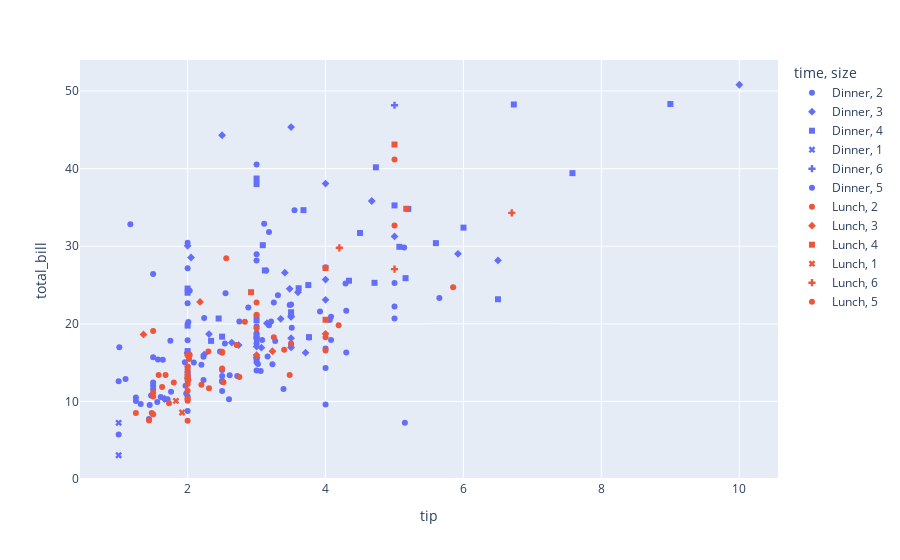

Notebook code cell kept with this figure:
### Code cell
# hover 
px.scatter(data_frame=df,x='tip',y='total_bill',symbol='size',color='time', hover_name='sex', hover_data=['size', 'day', 'time'])

### Figure 1 — Plotly figure (JSON) as saved in the notebook; plotly's stock layout.template omitted (floating-point values rounded to 4 significant figures; data arrays with more than 128 entries replaced by an {"elided": "..."} marker saying what was removed)
{"data": [{"customdata": {"elided": "104x3 mixed values"}, "hovertemplate": "<b>%{hovertext}</b><br><br>time=%{customdata[2]}<br>size=%{customdata[0]}<br>tip=%{x}<br>total_bill=%{y}<br>day=%{customdata[1]}<extra></extra>", "hovertext": ["Female", "Male", "Male", "Male", "Male", "Male", "Male", "Female", "Male", "Male", "Female", "Female", "Male", "Male", "Male", "Male", "Female", "Male", "Female", "Male", "Male", "Male", "Male", "Male", "Male", "Male", "Male", "Female", "Male", "Male", "Female", "Male", "Male", "Male", "Male", "Female", "Male", "Male", "Male", "Female", "Female", "Female", "Male", "Male", "Male", "Male", "Female", "Female", "Female", "Male", "Male", "Male", "Male", "Female", "Female", "Female", "Female", "Male", "Male", "Male", "Male", "Female", "Male", "Male", "Female", "Male", "Male", "Female", "Male", "Male", "Female", "Male", "Female", "Female", "Male", "Male", "Male", "Male", "Male", "Male", "Male", "Female", "Male", "Male", "Male", "Male", "Male", "Female", "Female", "Female", "Male", "Male", "Male", "Female", "Male", "Male", "Male", "Male", "Male", "Male", "Female", "Male", "Male", "Female"], "legendgroup": "Dinner, 2", "marker": {"color": "#636efa", "symbol": "circle"}, "mode": "markers", "name": "Dinner, 2", "orientation": "v", "showlegend": true, "type": "scatter", "x": [1.01, 3.31, 2, 1.96, 3.23, 1.71, 1.57, 3.02, 3.92, 4.08, 2.75, 2.23, 3.18, 2, 2, 4.3, 3, 1.45, 3, 3.27, 2.54, 3.06, 1.32, 3, 5, 3, 2.5, 2.6, 1.56, 3.51, 1.5, 1.76, 3.21, 2, 1.98, 2.47, 2.01, 2.09, 1.97, 3.14, 5, 2.2, 1.25, 3.08, 3, 3.5, 1, 4.3, 3.25, 4, 1.5, 3, 1.5, 2.5, 3, 3.48, 4.08, 1.64, 4.06, 4.29, 3.76, 4, 3, 2.55, 3.5, 2.5, 2, 2.61, 2.5, 2, 3, 2.24, 1.61, 2, 3.16, 5.15, 3.18, 4, 3.11, 2, 2, 4, 3.55, 5.65, 3, 1.5, 2.03, 2.23, 2.5, 1.1, 1.5, 1.44, 2.72, 2.88, 3.39, 1.47, 3, 1.25, 1, 1.17, 2, 2, 1.75, 3], "xaxis": "x", "y": [16.99, 23.68, 8.77, 15.04, 14.78, 10.27, 15.42, 14.83, 21.58, 17.92, 20.29, 15.77, 19.82, 13.37, 12.69, 21.7, 19.65, 9.55, 15.06, 17.78, 17.46, 13.94, 9.68, 18.29, 22.23, 18.04, 12.54, 10.29, 9.94, 19.49, 26.41, 11.24, 20.29, 13.81, 11.02, 16.45, 20.23, 15.01, 12.02, 26.86, 25.28, 14.73, 10.51, 17.92, 28.97, 22.49, 5.75, 16.32, 22.75, 27.28, 12.03, 21.01, 12.46, 11.35, 15.38, 22.42, 20.92, 15.36, 20.49, 25.21, 18.24, 14.31, 14, 23.95, 17.31, 14.07, 13.13, 13.39, 12.66, 13.81, 17.51, 20.76, 10.59, 10.63, 15.81, 7.25, 31.85, 16.82, 32.9, 17.89, 14.48, 9.6, 34.63, 23.33, 40.55, 15.69, 24.27, 12.76, 13.27, 12.9, 11.59, 7.74, 13.28, 22.12, 11.61, 10.77, 15.53, 10.07, 12.6, 32.83, 27.18, 22.67, 17.82, 18.78], "yaxis": "y"}, {"customdata": [[3, "Sun", "Dinner"], [3, "Sun", "Dinner"], [3, "Sun", "Dinner"], [3, "Sun", "Dinner"], [3, "Sun", "Dinner"], [3, "Sat", "Dinner"], [3, "Sat", "Dinner"], [3, "Sat", "Dinner"], [3, "Sat", "Dinner"], [3, "Sat", "Dinner"], [3, "Sat", "Dinner"], [3, "Sat", "Dinner"], [3, "Sun", "Dinner"], [3, "Sat", "Dinner"], [3, "Sat", "Dinner"], [3, "Sat", "Dinner"], [3, "Sat", "Dinner"], [3, "Sun", "Dinner"], [3, "Sun", "Dinner"], [3, "Sun", "Dinner"], [3, "Sun", "Dinner"], [3, "Sun", "Dinner"], [3, "Sat", "Dinner"], [3, "Sun", "Dinner"], [3, "Sun", "Dinner"], [3, "Sun", "Dinner"], [3, "Sun", "Dinner"], [3, "Sat", "Dinner"], [3, "Sat", "Dinner"], [3, "Sat", "Dinner"], [3, "Sat", "Dinner"], [3, "Sat", "Dinner"], [3, "Sat", "Dinner"]], "hovertemplate": "<b>%{hovertext}</b><br><br>time=%{customdata[2]}<br>size=%{customdata[0]}<br>tip=%{x}<br>total_bill=%{y}<br>day=%{customdata[1]}<extra></extra>", "hovertext": ["Male", "Male", "Female", "Male", "Female", "Male", "Male", "Male", "Female", "Male", "Male", "Male", "Male", "Male", "Male", "Female", "Female", "Male", "Female", "Male", "Female", "Male", "Male", "Male", "Female", "Female", "Male", "Male", "Male", "Female", "Male", "Female", "Male"], "legendgroup": "Dinner, 3", "marker": {"color": "#636efa", "symbol": "diamond"}, "mode": "markers", "name": "Dinner, 3", "orientation": "v", "showlegend": true, "type": "scatter", "x": [1.66, 3.5, 1.67, 3.71, 3.5, 3.35, 3.6, 2, 3.07, 2.31, 5, 2.24, 2.05, 2.64, 3.15, 3, 2.5, 4, 4, 2.74, 2, 3.48, 10, 3.5, 3.5, 3.5, 4, 3.41, 2, 6.5, 3, 4.67, 5.92], "xaxis": "x", "y": [10.34, 21.01, 10.33, 16.29, 16.97, 20.65, 24.06, 16.31, 16.93, 18.69, 31.27, 16.04, 28.55, 17.59, 20.08, 17.07, 44.3, 38.07, 25.71, 17.26, 16.21, 24.52, 50.81, 45.35, 20.9, 18.15, 23.1, 26.59, 30.06, 28.17, 15.69, 35.83, 29.03], "yaxis": "y"}, {"customdata": [[4, "Sun", "Dinner"], [4, "Sun", "Dinner"], [4, "Sun", "Dinner"], [4, "Sun", "Dinner"], [4, "Sun", "Dinner"], [4, "Sat", "Dinner"], [4, "Sat", "Dinner"], [4, "Sat", "Dinner"], [4, "Sat", "Dinner"], [4, "Sun", "Dinner"], [4, "Sun", "Dinner"], [4, "Sun", "Dinner"], [4, "Sun", "Dinner"], [4, "Sat", "Dinner"], [4, "Sat", "Dinner"], [4, "Sat", "Dinner"], [4, "Fri", "Dinner"], [4, "Sun", "Dinner"], [4, "Sun", "Dinner"], [4, "Sun", "Dinner"], [4, "Sun", "Dinner"], [4, "Sun", "Dinner"], [4, "Sun", "Dinner"], [4, "Sun", "Dinner"], [4, "Sun", "Dinner"], [4, "Sun", "Dinner"], [4, "Sat", "Dinner"], [4, "Sat", "Dinner"], [4, "Sat", "Dinner"], [4, "Sat", "Dinner"], [4, "Sat", "Dinner"], [4, "Sat", "Dinner"]], "hovertemplate": "<b>%{hovertext}</b><br><br>time=%{customdata[2]}<br>size=%{customdata[0]}<br>tip=%{x}<br>total_bill=%{y}<br>day=%{customdata[1]}<extra></extra>", "hovertext": ["Female", "Male", "Male", "Female", "Male", "Male", "Male", "Male", "Female", "Male", "Male", "Female", "Male", "Male", "Male", "Male", "Male", "Male", "Male", "Male", "Female", "Male", "Male", "Male", "Male", "Male", "Male", "Male", "Male", "Female", "Male", "Male"], "legendgroup": "Dinner, 4", "marker": {"color": "#636efa", "symbol": "square"}, "mode": "markers", "name": "Dinner, 4", "orientation": "v", "showlegend": true, "type": "scatter", "x": [3.61, 4.71, 3.12, 5, 3, 7.58, 2.34, 2.5, 2.45, 5.6, 6, 5.2, 4.34, 3, 6.73, 3.76, 4.73, 5.07, 2, 2, 3.75, 2, 3.5, 4.5, 3.68, 6.5, 3, 5.16, 9, 3.09, 3, 2], "xaxis": "x", "y": [24.59, 25.29, 26.88, 35.26, 18.43, 39.42, 17.81, 18.35, 20.69, 30.4, 32.4, 34.81, 25.56, 38.01, 48.27, 18.29, 40.17, 29.93, 24.55, 19.77, 25, 16.49, 21.5, 31.71, 34.65, 23.17, 38.73, 25.89, 48.33, 30.14, 20.45, 24.01], "yaxis": "y"}, {"customdata": [[1, "Sat", "Dinner"], [1, "Sat", "Dinner"]], "hovertemplate": "<b>%{hovertext}</b><br><br>time=%{customdata[2]}<br>size=%{customdata[0]}<br>tip=%{x}<br>total_bill=%{y}<br>day=%{customdata[1]}<extra></extra>", "hovertext": ["Female", "Female"], "legendgroup": "Dinner, 1", "marker": {"color": "#636efa", "symbol": "x"}, "mode": "markers", "name": "Dinner, 1", "orientation": "v", "showlegend": true, "type": "scatter", "x": [1, 1], "xaxis": "x", "y": [3.07, 7.25], "yaxis": "y"}, {"customdata": [[6, "Sun", "Dinner"]], "hovertemplate": "<b>%{hovertext}</b><br><br>time=%{customdata[2]}<br>size=%{customdata[0]}<br>tip=%{x}<br>total_bill=%{y}<br>day=%{customdata[1]}<extra></extra>", "hovertext": ["Male"], "legendgroup": "Dinner, 6", "marker": {"color": "#636efa", "symbol": "cross"}, "mode": "markers", "name": "Dinner, 6", "orientation": "v", "showlegend": true, "type": "scatter", "x": [5], "xaxis": "x", "y": [48.17], "yaxis": "y"}, {"customdata": [[5, "Sun", "Dinner"], [5, "Sun", "Dinner"], [5, "Sun", "Dinner"], [5, "Sat", "Dinner"]], "hovertemplate": "<b>%{hovertext}</b><br><br>time=%{customdata[2]}<br>size=%{customdata[0]}<br>tip=%{x}<br>total_bill=%{y}<br>day=%{customdata[1]}<extra></extra>", "hovertext": ["Female", "Male", "Male", "Male"], "legendgroup": "Dinner, 5", "marker": {"color": "#636efa", "symbol": "circle"}, "mode": "markers", "name": "Dinner, 5", "orientation": "v", "showlegend": true, "type": "scatter", "x": [5.14, 5, 2, 3], "xaxis": "x", "y": [29.85, 20.69, 30.46, 28.15], "yaxis": "y"}, {"customdata": {"elided": "52x3 mixed values"}, "hovertemplate": "<b>%{hovertext}</b><br><br>time=%{customdata[2]}<br>size=%{customdata[0]}<br>tip=%{x}<br>total_bill=%{y}<br>day=%{customdata[1]}<extra></extra>", "hovertext": ["Male", "Male", "Male", "Male", "Male", "Male", "Male", "Male", "Male", "Male", "Female", "Female", "Male", "Female", "Male", "Male", "Female", "Male", "Female", "Female", "Male", "Female", "Female", "Female", "Female", "Female", "Female", "Female", "Male", "Female", "Female", "Female", "Female", "Female", "Male", "Male", "Female", "Male", "Male", "Male", "Male", "Male", "Female", "Male", "Female", "Female", "Female", "Male", "Female", "Male", "Female", "Female"], "legendgroup": "Lunch, 2", "marker": {"color": "#EF553B", "symbol": "circle"}, "mode": "markers", "name": "Lunch, 2", "orientation": "v", "showlegend": true, "type": "scatter", "x": [3, 2.71, 3, 3.4, 5, 2.03, 2, 4, 5.85, 3, 1.5, 1.8, 2.31, 1.68, 2.5, 2, 2.52, 1.48, 2, 2, 1.5, 2.83, 1.5, 2, 3.25, 1.25, 2, 2, 2, 2.75, 3.5, 2.3, 1.5, 1.63, 1.73, 2, 4.19, 2.56, 2.02, 4, 1.44, 2, 2, 2, 2.01, 2, 2.5, 2.2, 3.48, 1.58, 2.5, 2], "xaxis": "x", "y": [22.76, 17.29, 19.44, 16.66, 32.68, 15.98, 13.03, 18.28, 24.71, 21.16, 10.65, 12.43, 11.69, 13.42, 14.26, 15.95, 12.48, 8.52, 14.52, 11.38, 19.08, 20.27, 11.17, 12.26, 18.26, 8.51, 10.33, 14.15, 16, 13.16, 17.47, 16.43, 8.35, 11.87, 9.78, 7.51, 19.81, 28.44, 15.48, 16.58, 7.56, 10.34, 13, 13.51, 12.74, 13, 16.4, 12.16, 13.42, 13.42, 16.27, 10.09], "yaxis": "y"}, {"customdata": [[3, "Thur", "Lunch"], [3, "Thur", "Lunch"], [3, "Thur", "Lunch"], [3, "Thur", "Lunch"], [3, "Fri", "Lunch"]], "hovertemplate": "<b>%{hovertext}</b><br><br>time=%{customdata[2]}<br>size=%{customdata[0]}<br>tip=%{x}<br>total_bill=%{y}<br>day=%{customdata[1]}<extra></extra>", "hovertext": ["Male", "Female", "Male", "Female", "Female"], "legendgroup": "Lunch, 3", "marker": {"color": "#EF553B", "symbol": "diamond"}, "mode": "markers", "name": "Lunch, 3", "orientation": "v", "showlegend": true, "type": "scatter", "x": [2.18, 1.36, 4, 3.23, 3], "xaxis": "x", "y": [22.82, 18.64, 18.71, 16.47, 15.98], "yaxis": "y"}, {"customdata": [[4, "Thur", "Lunch"], [4, "Thur", "Lunch"], [4, "Thur", "Lunch"], [4, "Thur", "Lunch"], [4, "Thur", "Lunch"]], "hovertemplate": "<b>%{hovertext}</b><br><br>time=%{customdata[2]}<br>size=%{customdata[0]}<br>tip=%{x}<br>total_bill=%{y}<br>day=%{customdata[1]}<extra></extra>", "hovertext": ["Male", "Female", "Female", "Female", "Male"], "legendgroup": "Lunch, 4", "marker": {"color": "#EF553B", "symbol": "square"}, "mode": "markers", "name": "Lunch, 4", "orientation": "v", "showlegend": true, "type": "scatter", "x": [4, 5.17, 2.92, 5, 4], "xaxis": "x", "y": [27.2, 34.83, 24.08, 43.11, 20.53], "yaxis": "y"}, {"customdata": [[1, "Thur", "Lunch"], [1, "Fri", "Lunch"]], "hovertemplate": "<b>%{hovertext}</b><br><br>time=%{customdata[2]}<br>size=%{customdata[0]}<br>tip=%{x}<br>total_bill=%{y}<br>day=%{customdata[1]}<extra></extra>", "hovertext": ["Female", "Male"], "legendgroup": "Lunch, 1", "marker": {"color": "#EF553B", "symbol": "x"}, "mode": "markers", "name": "Lunch, 1", "orientation": "v", "showlegend": true, "type": "scatter", "x": [1.83, 1.92], "xaxis": "x", "y": [10.07, 8.58], "yaxis": "y"}, {"customdata": [[6, "Thur", "Lunch"], [6, "Thur", "Lunch"], [6, "Thur", "Lunch"]], "hovertemplate": "<b>%{hovertext}</b><br><br>time=%{customdata[2]}<br>size=%{customdata[0]}<br>tip=%{x}<br>total_bill=%{y}<br>day=%{customdata[1]}<extra></extra>", "hovertext": ["Female", "Male", "Female"], "legendgroup": "Lunch, 6", "marker": {"color": "#EF553B", "symbol": "cross"}, "mode": "markers", "name": "Lunch, 6", "orientation": "v", "showlegend": true, "type": "scatter", "x": [4.2, 6.7, 5], "xaxis": "x", "y": [29.8, 34.3, 27.05], "yaxis": "y"}, {"customdata": [[5, "Thur", "Lunch"]], "hovertemplate": "<b>%{hovertext}</b><br><br>time=%{customdata[2]}<br>size=%{customdata[0]}<br>tip=%{x}<br>total_bill=%{y}<br>day=%{customdata[1]}<extra></extra>", "hovertext": ["Male"], "legendgroup": "Lunch, 5", "marker": {"color": "#EF553B", "symbol": "circle"}, "mode": "markers", "name": "Lunch, 5", "orientation": "v", "showlegend": true, "type": "scatter", "x": [5], "xaxis": "x", "y": [41.19], "yaxis": "y"}], "layout": {"legend": {"title": {"text": "time, size"}, "tracegroupgap": 0}, "margin": {"t": 60}, "xaxis": {"anchor": "y", "domain": [0, 1], "title": {"text": "tip"}}, "yaxis": {"anchor": "x", "domain": [0, 1], "title": {"text": "total_bill"}}}}
